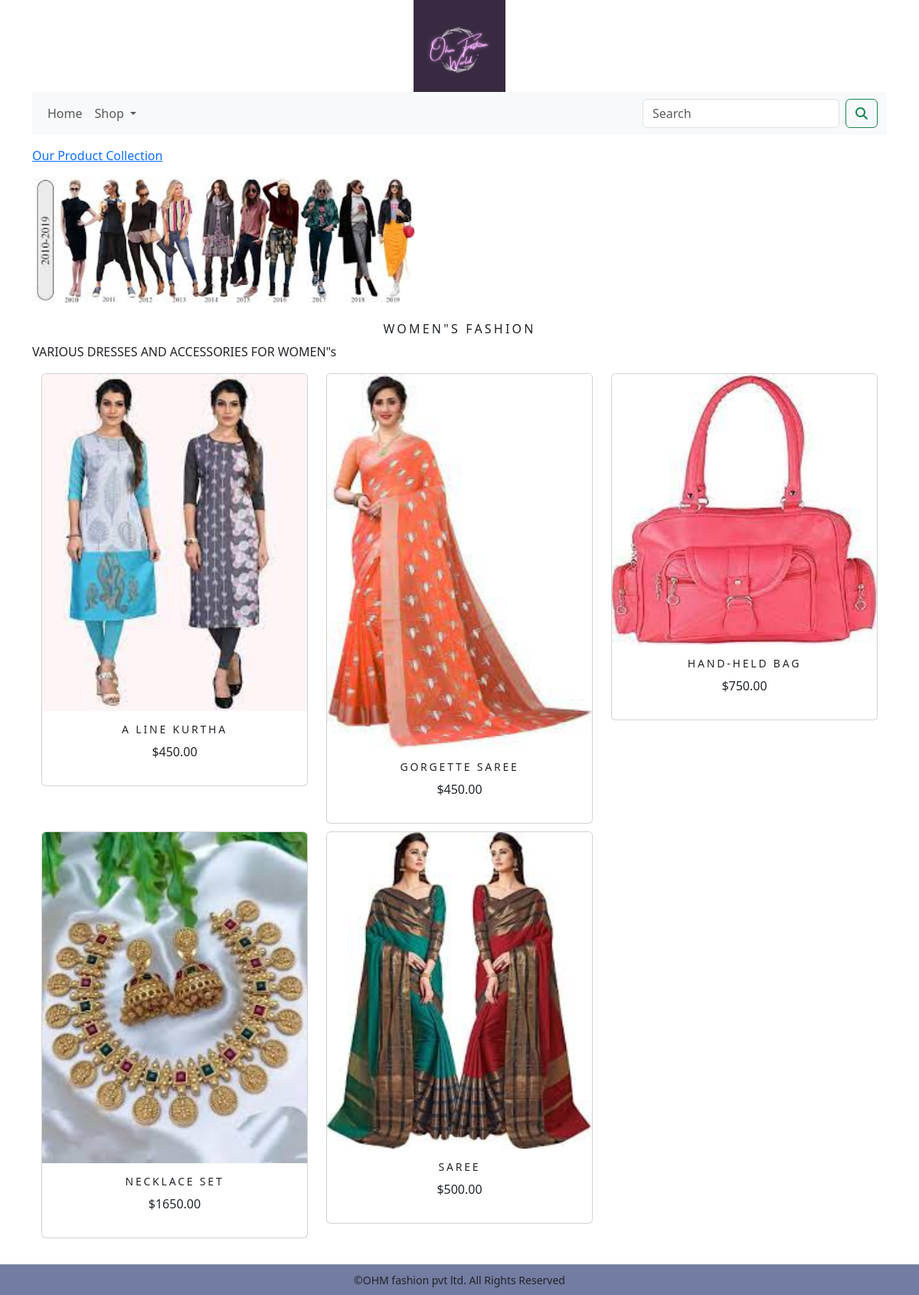
/shop/womens-fashion/, run on the app's committed database.
### shopapp/models.py (models this page shows, shortened)
class Category(models.Model):
    name=models.CharField(max_length=250,unique=True)
    slug=models.SlugField(max_length=250,unique=True)
    description=models.TextField(blank=True)
    image=models.ImageField(upload_to='category',blank=True)
    class Meta:
        ordering = ('name',)
        verbose_name='category'
        verbose_name_plural = 'categories'
    def get_url(self):
        return reverse('shopapp:products_by_category',args=[self.slug])

class Product(models.Model):
    name=models.CharField(max_length=250,unique=True)
    slug=models.SlugField(max_length=250,unique=True)
    description=models.TextField(blank=True)
    price=models.DecimalField(max_digits=10,decimal_places=2)
    category=models.ForeignKey(Category,on_delete=models.CASCADE)
    image=models.ImageField(upload_to='product',blank=True)
    stock=models.IntegerField()
    available=models.BooleanField(default=True)
    created=models.DateTimeField(auto_now_add=True)
    updated=models.DateTimeField(auto_now=True)
    def get_url(self):
        return reverse('shopapp:prodcatdetail',args=[self.category.slug,self.slug])
    class Meta:
        ordering=('name',)
        verbose_name='product'
        verbose_name_plural='products'

### shopapp/views.py (the view)
# urls.py: path('',views.allProdCat,name='allProdCat'),
def allProdCat(request,c_slug=None):
    c_page =None
    products_list=None
    if c_slug != None:
        c_page=get_object_or_404(Category,slug=c_slug)
        products_list=Product.objects.all().filter(category=c_page,available=True)
    else:
        products_list=Product.objects.all().filter(available=True)
    paginator=Paginator(products_list,6)
    try:
        page=int(request.GET.get('page','1'))
    except:
        page=1
    try:
        products=paginator.page(page)
    except   (EmptyPage,InvalidPage):
        products=paginator .page(paginator.num_pages)
    return render(request,"category.html",{'category':c_page,'products':products})

### cart_app/context_processors.py (called while the page is built)
def counter(request):
    item_count=0
    if 'admin' in request.path:
        return {}
    else:
        try:
            cart=Cart.objects.filter(cart_id=_cart_id(request))
            cart_items=CartItem.objects.all().filter(cart=cart[:1])
            for cart_item in cart_items:
                item_count +=cart_item.quantity
        except Cart.DoesNotExist:
            item_count = 0
    return dict(item_count=item_count)

### cart_app/views.py (called while the page is built)
def _cart_id(request):
    cart=request.session.session_key
    if not cart:
        cart = request.session.create()
    return cart

### shopapp/context_processors.py (called while the page is built)
def menu_links(request):
    links = Category.objects.all()
    return dict(links=links)

### templates/category.html (shortened to what this page needs)
{% extends 'base.html' %}
{% load static %}
{% block content %}
    {% if category %}
    <div>
        <div class="row my_row_class">
            <div class="mx-auto">
        <p> <a href="{% url 'shopapp:allProdCat' %}">Our Product Collection</a></p>
        </div>
            </div>
    </div>
    {% endif %}
<div class="mx_auto">
    {% if category %}
    <img class="my_image" src="{{category.image.url}}" alt="{{category.name}}" width="500px">
</div>
<br>
<div>
    <h1 class="text-center  my_title">{{category.name}}</h1>
    <p class="text-justify">{{category.description}}</p>
</div>
    {% endif %}
<div class="container">
    <div class="row mx_auto">
        {% for product in products.object_list %}
        <div class="my_bottom_margin col-9 col-sm-12 col-md-4  xol-lg-4">
            <div class="card text-center" style="min-width:18rem;">
              <a href="{{product.get_url}}"> <img class="card-img-top my_image"  src="{{ product.image.url }}" alt="{{product.name}}"></a>
             <div class="card-body">
                 <h4>{{product.name}}</h4>
                 <p>${{product.price}}</p>
             </div>
            </div>
        </div>
        {% endfor %}
    </div>
    <br>
</div>
{% endblock %}

### static/css/custom.css (style rules this page uses)
body { font-family: 'Josefin Sans', sans-serif; }
.my_row_class { padding-top :15px }
.my_image { width:100; height: auto; }
.my_title { font-size:16px; text-transform:uppercase; letter-spacing:.2em; }
.my_bottom_margin { margin-bottom:10px; }
.card-body h4 { font-size:14px; text-transform:uppercase; letter-spacing:.2em; }

### data on the page
Category: image (picture), name "WOMEN\"S FASHION", description "VARIOUS DRESSES AND ACCESSORIES FOR WOMEN\"s"
Product: image (picture), name "A LINE KURTHA", price "450.00"
Product: image (picture), name "GORGETTE SAREE", price "450.00"
Product: image (picture), name "HAND-HELD BAG", price "750.00"
Product: image (picture), name "NECKLACE SET", price "1650.00"
Product: image (picture), name "SAREE", price "500.00"
